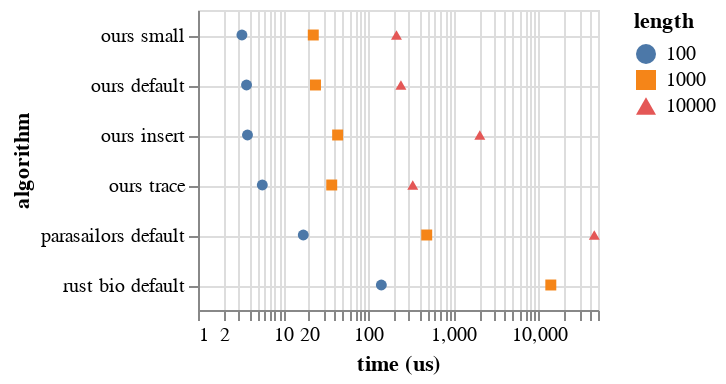

Notebook code for this chart:
### Markdown cell above
Random Protein Sequences Benchmark (AVX2)

### Code cell
c = alt.Chart(data).mark_point(opacity = 1, filled = True).encode(
    x = alt.X("time", axis = alt.Axis(title = "time (us)"), scale = alt.Scale(type = "log", domain = [1, 50000])),
    y = alt.Y("algorithm property", axis = alt.Axis(title = "algorithm", grid = True), sort = alt.EncodingSortField(field = "time")),
    color = "length:N",
    shape = "length:N"
).transform_filter(
    datum.alphabet == "protein"
).properties(
    width = 200,
    height = 150
)
save(c, "random_protein_bench.pdf")
c

### Figure 1 — Vega-Lite specification as saved in the notebook (floating-point values rounded to 4 significant figures)
{"config": {"view": {"continuousWidth": 400, "continuousHeight": 300}}, "data": {"name": "data-f110c0371a480f0df0bee96c8d5744a1"}, "mark": {"type": "point", "filled": true, "opacity": 1}, "encoding": {"color": {"type": "nominal", "field": "length"}, "shape": {"type": "nominal", "field": "length"}, "x": {"type": "quantitative", "axis": {"title": "time (us)"}, "field": "time", "scale": {"domain": [1, 50000], "type": "log"}}, "y": {"type": "nominal", "axis": {"grid": true, "title": "algorithm"}, "field": "algorithm property", "sort": {"field": "time"}}}, "height": 150, "transform": [{"filter": "(datum.alphabet === 'protein')"}], "width": 200, "$schema": "https://vega.github.io/schema/vega-lite/v4.8.1.json", "datasets": {"data-f110c0371a480f0df0bee96c8d5744a1": [{"algorithm": "parasailors", "alphabet": "protein", "k": 1000, "length": 10000, "property": "default", "time": 45210.0, "algorithm property": "parasailors default"}, {"algorithm": "parasailors", "alphabet": "protein", "k": 100, "length": 1000, "property": "default", "time": 486.3, "algorithm property": "parasailors default"}, {"algorithm": "parasailors", "alphabet": "protein", "k": 10, "length": 100, "property": "default", "time": 17.25, "algorithm property": "parasailors default"}, {"algorithm": "rust bio", "alphabet": "protein", "k": 100, "length": 1000, "property": "default", "time": 13950.0, "algorithm property": "rust bio default"}, {"algorithm": "rust bio", "alphabet": "protein", "k": 10, "length": 100, "property": "default", "time": 142.4, "algorithm property": "rust bio default"}, {"algorithm": "ours", "alphabet": "protein", "k": 1000, "length": 10000, "property": "default", "time": 242.0, "algorithm property": "ours default"}, {"algorithm": "ours", "alphabet": "protein", "k": 1000, "length": 10000, "property": "insert", "time": 2045.0, "algorithm property": "ours insert"}, {"algorithm": "ours", "alphabet": "protein", "k": 1000, "length": 10000, "property": "small", "time": 214.7, "algorithm property": "ours small"}, {"algorithm": "ours", "alphabet": "protein", "k": 1000, "length": 10000, "property": "trace", "time": 333.3, "algorithm property": "ours trace"}, {"algorithm": "ours", "alphabet": "protein", "k": 100, "length": 1000, "property": "default", "time": 24.0, "algorithm property": "ours default"}, {"algorithm": "ours", "alphabet": "protein", "k": 100, "length": 1000, "property": "insert", "time": 43.69, "algorithm property": "ours insert"}, {"algorithm": "ours", "alphabet": "protein", "k": 100, "length": 1000, "property": "small", "time": 22.6, "algorithm property": "ours small"}, {"algorithm": "ours", "alphabet": "protein", "k": 100, "length": 1000, "property": "trace", "time": 37.23, "algorithm property": "ours trace"}, {"algorithm": "ours", "alphabet": "protein", "k": 10, "length": 100, "property": "default", "time": 3.716, "algorithm property": "ours default"}, {"algorithm": "ours", "alphabet": "protein", "k": 10, "length": 100, "property": "insert", "time": 3.814, "algorithm property": "ours insert"}, {"algorithm": "ours", "alphabet": "protein", "k": 10, "length": 100, "property": "small", "time": 3.281, "algorithm property": "ours small"}, {"algorithm": "ours", "alphabet": "protein", "k": 10, "length": 100, "property": "trace", "time": 5.695, "algorithm property": "ours trace"}, {"algorithm": "ours", "alphabet": "nucleotide", "k": 1000, "length": 10000, "property": "default", "time": 210.0, "algorithm property": "ours default"}, {"algorithm": "ours", "alphabet": "nucleotide", "k": 100, "length": 1000, "property": "default", "time": 22.29, "algorithm property": "ours default"}, {"algorithm": "triple accel", "alphabet": "nucleotide", "k": 1000, "length": 10000, "property": "default", "time": 7503.0, "algorithm property": "triple accel default"}, {"algorithm": "triple accel", "alphabet": "nucleotide", "k": 100, "length": 1000, "property": "default", "time": 23.81, "algorithm property": "triple accel default"}]}}
